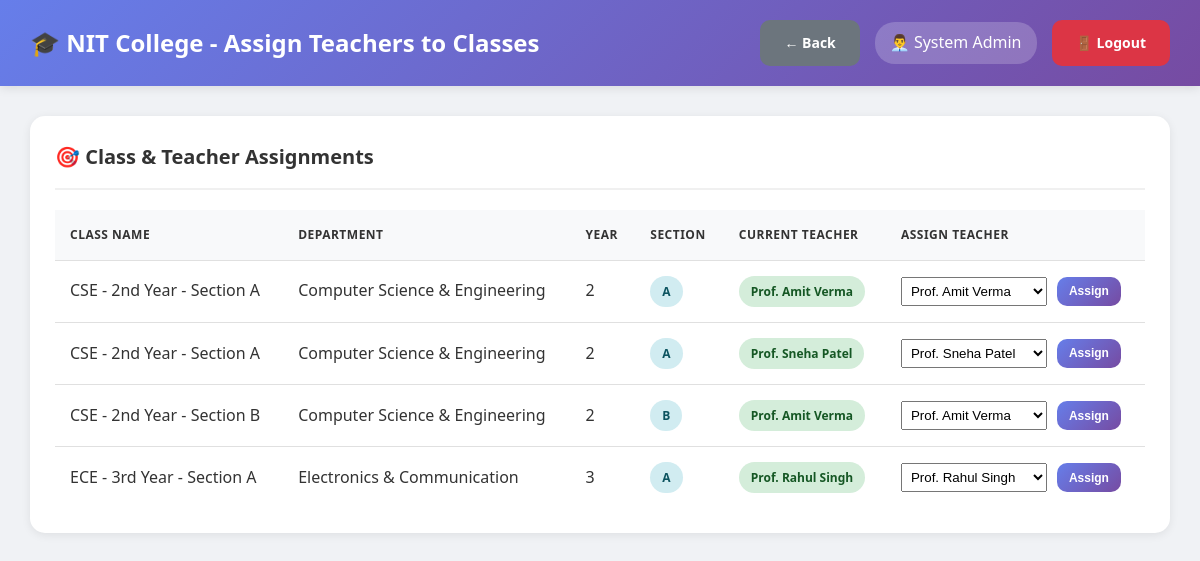
The app's page /admin/assign_classes.php (signed in) with its own data.
### tables this page shows
CREATE TABLE users (
    id INT AUTO_INCREMENT PRIMARY KEY,
    username VARCHAR(50) UNIQUE NOT NULL,
    password VARCHAR(255) NOT NULL,
    full_name VARCHAR(100) NOT NULL,
    email VARCHAR(100) UNIQUE NOT NULL,
    phone VARCHAR(15),
    role ENUM('admin', 'hod', 'teacher') NOT NULL,
    department_id INT DEFAULT NULL,
    is_active TINYINT(1) DEFAULT 1,
    created_at TIMESTAMP DEFAULT CURRENT_TIMESTAMP,
    FOREIGN KEY (department_id) REFERENCES departments(id) ON DELETE SET NULL
);

CREATE TABLE classes (
    id INT AUTO_INCREMENT PRIMARY KEY,
    class_name VARCHAR(100) NOT NULL,
    department_id INT NOT NULL,
    year INT NOT NULL,
    section VARCHAR(10) NOT NULL,
    teacher_id INT NOT NULL,
    semester INT NOT NULL,
    academic_year VARCHAR(20) NOT NULL,
    created_at TIMESTAMP DEFAULT CURRENT_TIMESTAMP,
    FOREIGN KEY (department_id) REFERENCES departments(id) ON DELETE CASCADE,
    FOREIGN KEY (teacher_id) REFERENCES users(id) ON DELETE CASCADE
     
);

CREATE TABLE departments (
    id INT AUTO_INCREMENT PRIMARY KEY,
    dept_name VARCHAR(100) NOT NULL,
    dept_code VARCHAR(20) UNIQUE NOT NULL,
    hod_id INT DEFAULT NULL,
    created_at TIMESTAMP DEFAULT CURRENT_TIMESTAMP
);

### db.php (called while the page is built, shortened)
<?php
$conn = new mysqli(DB_HOST, DB_USER, DB_PASS, DB_NAME);
$conn->set_charset("utf8mb4");
$conn->query("SET time_zone = '+05:30'");
function isLoggedIn() {
    return isset($_SESSION['user_id']) && isset($_SESSION['role']);
}
function getCurrentUser() {
    global $conn;
    $user_id = $_SESSION['user_id'];
    $role = $_SESSION['role'];
    if ($role === 'student') {
        $query = "SELECT * FROM students WHERE id = ?";
    } elseif ($role === 'parent') {
        $query = "SELECT * FROM parents WHERE id = ?";
    } else {
        $query = "SELECT * FROM users WHERE id = ?";
    }
    $stmt = $conn->prepare($query);
    $stmt->bind_param("i", $user_id);
    $stmt->execute();
    $result = $stmt->get_result();
    return $result->fetch_assoc();
}
?>

### admin/assign_classes.php (the view, shortened to what this page needs)
<?php
require_once '../db.php';
$user = getCurrentUser();
$classes_query = "SELECT c.*, d.dept_name, u.full_name as teacher_name
                  FROM classes c
                  LEFT JOIN departments d ON c.department_id = d.id
                  LEFT JOIN users u ON c.teacher_id = u.id
                  ORDER BY c.class_name";
$classes = $conn->query($classes_query);
$teachers_query = "SELECT id, full_name, department_id FROM users
                   WHERE role = 'teacher' AND is_active = 1
                   ORDER BY full_name";
$teachers = $conn->query($teachers_query);
?>
<!DOCTYPE html>
<html lang="en">
<head>
    <link rel="stylesheet" href="../assets/style.css">
</head>
<body class="dashboard-container">
    <nav class="navbar">
        <div>
            <h1>🎓 NIT College - Assign Teachers to Classes</h1>
        </div>
        <div class="user-info">
            <a href="index.php" class="btn btn-secondary">← Back</a>
            <span>👨‍💼 <?php echo htmlspecialchars($user['full_name']); ?></span>
            <a href="../logout.php" class="btn btn-danger">🚪 Logout</a>
        </div>
    </nav>
    <div class="main-content">
        <div class="table-container">
            <h3>🎯 Class & Teacher Assignments</h3>
            <table>
                <thead>
                    <tr>
                        <th>Class Name</th>
                        <th>Department</th>
                        <th>Year</th>
                        <th>Section</th>
                        <th>Current Teacher</th>
                        <th>Assign Teacher</th>
                    </tr>
                </thead>
                <tbody>
                    <?php while ($class = $classes->fetch_assoc()): ?>
                    <tr>
                        <td><?php echo htmlspecialchars($class['class_name']); ?></td>
                        <td><?php echo htmlspecialchars($class['dept_name']); ?></td>
                        <td><?php echo $class['year']; ?></td>
                        <td><span class="badge badge-info"><?php echo htmlspecialchars($class['section']); ?></span></td>
                        <td>
                            <?php if ($class['teacher_name']): ?>
                                <span class="badge badge-success"><?php echo htmlspecialchars($class['teacher_name']); ?></span>
                            <?php else: ?>
                                <span class="badge badge-warning">Not Assigned</span>
                            <?php endif; ?>
                        </td>
                        <td>
                            <form method="POST" style="display: flex; gap: 10px;">
                                <select name="teacher_id" required style="padding: 5px;">
                                    <?php
                                    $teachers->data_seek(0);
                                    while ($teacher = $teachers->fetch_assoc()):
                                    ?>
                                        <option value="<?php echo $teacher['id']; ?>"
                                                <?php echo $class['teacher_id'] == $teacher['id'] ? 'selected' : ''; ?>>
                                            <?php echo htmlspecialchars($teacher['full_name']); ?>
                                        </option>
                                    <?php endwhile; ?>
                                </select>
                                <button type="submit" name="assign_teacher" class="btn btn-primary btn-sm">
                                    Assign
                                </button>
                            </form>
                        </td>
                    </tr>
                    <?php endwhile; ?>
                </tbody>
            </table>
        </div>
    </div>
</body>
</html>

### assets/style.css (style rules this page uses)
* { margin: 0; padding: 0; box-sizing: border-box; }
body { font-family: 'Segoe UI', Tahoma, Geneva, Verdana, sans-serif; background: #f0f2f5; color: #333; line-height: 1.6; }
.btn { padding: 12px 24px; border: none; border-radius: 10px; font-size: 14px; font-weight: 600; cursor: pointer; transition: all 0.3s ease; text-decoration: none; display: inline-block; text-align: center; }
.btn-primary { background: linear-gradient(135deg, #667eea 0%, #764ba2 100%); color: white; }
.btn-danger { background: #dc3545; color: white; }
.btn-secondary { background: #6c757d; color: white; }
.btn-sm { padding: 6px 12px; font-size: 12px; }
.dashboard-container { background: #f0f2f5; min-height: 100vh; }
.navbar { background: linear-gradient(135deg, #667eea 0%, #764ba2 100%); color: white; padding: 20px 30px; display: flex; justify-content: space-between; align-items: center; box-shadow: 0 2px 10px rgba(0, 0, 0, 0.1); position: sticky; top: 0; z-index: 100; }
.navbar h1 { font-size: 24px; font-weight: 600; }
.navbar .user-info { display: flex; align-items: center; gap: 15px; }
.navbar .user-info span { background: rgba(255, 255, 255, 0.2); padding: 8px 15px; border-radius: 20px; }
.main-content { padding: 30px; max-width: 1400px; margin: 0 auto; }
.main-content h3 { margin-bottom: 20px; color: #333; font-size: 20px; }
.table-container { background: white; border-radius: 15px; padding: 25px; box-shadow: 0 2px 10px rgba(0, 0, 0, 0.08); overflow-x: auto; margin-bottom: 30px; }
.table-container h3 { margin-bottom: 20px; color: #333; font-size: 20px; padding-bottom: 15px; border-bottom: 2px solid #f0f0f0; }
table { width: 100%; border-collapse: collapse; }
table thead { background: #f8f9fa; }
table th, table td { padding: 15px; text-align: left; border-bottom: 1px solid #e0e0e0; }
table th { font-weight: 600; color: #333; text-transform: uppercase; font-size: 12px; letter-spacing: 0.5px; }
table tr:last-child td { border-bottom: none; }
.badge { padding: 6px 12px; border-radius: 20px; font-size: 12px; font-weight: 600; display: inline-block; }
.badge-success { background: #d4edda; color: #155724; }
.badge-info { background: #d1ecf1; color: #0c5460; }

### records on screen
users: full_name "System Admin"
classes: class_name "CSE - 2nd Year - Section A", department.dept_name "Computer Science & Engineering", year "2", section "A", teacher.full_name "Prof. Amit Verma", teacher_id "Prof. Amit Verma"
classes: class_name "CSE - 2nd Year - Section A", department.dept_name "Computer Science & Engineering", year "2", section "A", teacher.full_name "Prof. Sneha Patel", teacher_id "Prof. Sneha Patel"
classes: class_name "CSE - 2nd Year - Section B", department.dept_name "Computer Science & Engineering", year "2", section "B", teacher.full_name "Prof. Amit Verma", teacher_id "Prof. Amit Verma"
classes: class_name "ECE - 3rd Year - Section A", department.dept_name "Electronics & Communication", year "3", section "A", teacher.full_name "Prof. Rahul Singh", teacher_id "Prof. Rahul Singh"
